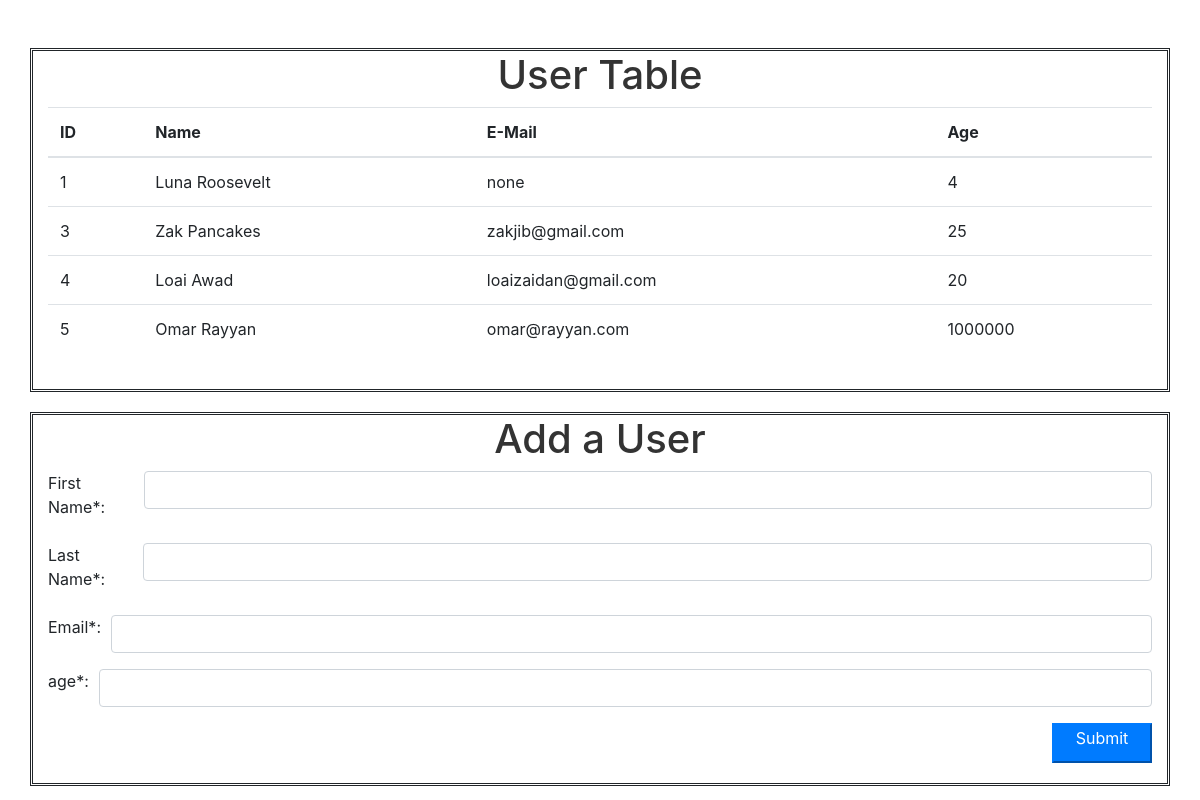
The page / on the database its author committed.
### userApp/models.py (models this page shows)
class User(models.Model):
    first_name = models.CharField(max_length=255)
    last_name = models.CharField(max_length=255)
    email_address = models.CharField(max_length=255)
    age = models.IntegerField(max_length=3)
    created_at = models.DateTimeField(auto_now_add=True)
    updated_at = models.DateTimeField(auto_now=True)

### userApp/views.py (the view)
# urls.py: path('', views.index),
def index(request):
    context = {
        'users' : models.get_all_users()
    }
    return render(request, 'index.html', context)

### userApp/models.py (called while the page is built)
def get_all_users():
    users = User.objects.all()
    return users

### userApp/templates/index.html (shortened to what this page needs)
<!DOCTYPE html>
<html lang="en">
<head>
    {% load static %}
    <link rel="stylesheet" href="https://stackpath.bootstrapcdn.com/bootstrap/4.5.2/css/bootstrap.min.css" />
    <link rel="stylesheet" href="{% static 'css/style.css' %}">
    <link rel="stylesheet" href="https://stackpath.bootstrapcdn.com/bootstrap/4.5.2/css/bootstrap.min.css">
</head>
<body>
    <div class="container mt-5">
        <h1 class="text-center">User Table</h1>
        <table class="table table-hover">
            <thead>
                <tr>
                    <th>ID</th>
                    <th>Name</th>
                    <th>E-Mail</th>
                    <th>Age</th>
                </tr>
            </thead>
            <tbody>
                {% for user in users %}
                <tr>
                    <td>{{user.id}}</td>
                    <td>{{ user.first_name }} {{ user.last_name }}</td>
                    <td>{{user.email_address}}</td>
                    <td>{{user.age}}</td>
                </tr>
                {% endfor %}
            </tbody>
        </table>
    </div>
    <main class="container">
        <h1 class="text-center">Add a User</h1>
        <div id="form_div">
            <form action="/submit" method="post">
                <div class="form-group">
                    <label for="fname">First Name*:</label>
                    <input type="text" class="form-control" id="fname" name="fname" required />
                </div>
                <div class="form-group">
                    <label for="lname">Last Name*:</label>
                    <input type="text" class="form-control" id="lname" name="lname" required />
                </div>
                <div class="form-group">
                    <label for="email">Email*:</label>
                    <input type="email" class="form-control" id="email" name="email" required />
                </div>
                <div class="form-group">
                    <label for="age">age*:</label>
                    <input type="number" class="form-control" id="age" name="age" required />
                </div>
                    <button type="submit" class="btn-primary">Submit</button>
            </form>
        </div>
    </main>
</body>
</html>

### userApp/static/style.css (style rules this page uses)
body { font-family: Arial, sans-serif; }
.container { border: 2px 2px 2px 2px #333; border-style: double; padding-bottom: 20px ; }
h1 { color: #333; }
.container { margin-top: 20px; }
.form-group { margin-bottom: 15px; display: flex; gap: 10px; }
.btn-primary { background-color: #4CAF50; border-color: #4CAF50; display: flex; justify-self: end; height: 40px; width: 100px; justify-content: center; text-align: center; }

### rows shown on the page
User: id "1", first_name "Luna", last_name "Roosevelt", email_address "none", age "4"
User: id "3", first_name "Zak", last_name "Pancakes", email_address "zakjib@gmail.com", age "25"
User: id "4", first_name "Loai", last_name "Awad", email_address "loaizaidan@gmail.com", age "20"
User: id "5", first_name "Omar", last_name "Rayyan", email_address "omar@rayyan.com", age "1000000"
